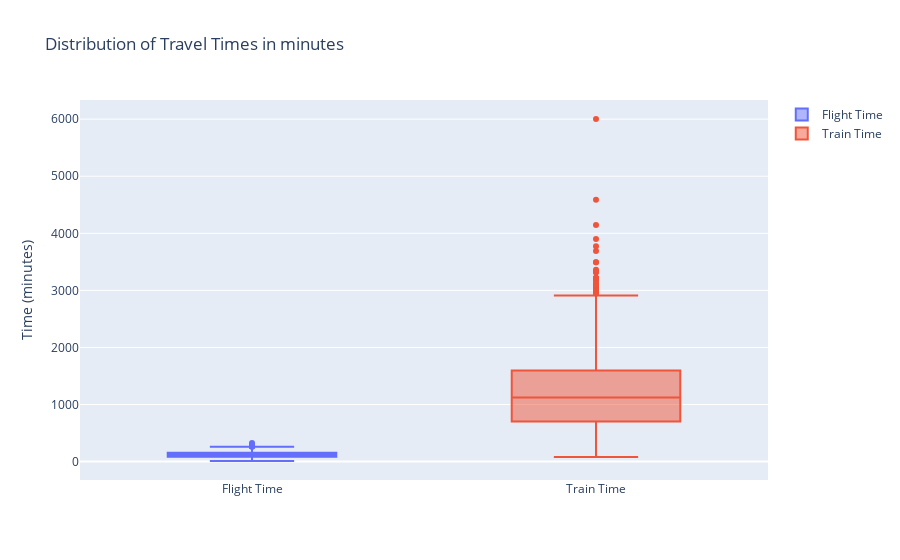

The notebook cell this image was saved under:
### Code cell
box_fig = go.Figure()
box_fig.add_trace(go.Box(y=merged_data['flight_time'], name='Flight Time'))
box_fig.add_trace(go.Box(y=merged_data['train_time'], name='Train Time'))
box_fig.update_layout(title='Distribution of Travel Times in minutes', yaxis_title='Time (minutes)')
box_fig.show()

### Figure 1 — Plotly figure (JSON) as saved in the notebook; plotly's stock layout.template omitted (floating-point values rounded to 4 significant figures; data arrays with more than 128 entries replaced by an {"elided": "..."} marker saying what was removed)
{"data": [{"name": "Flight Time", "type": "box", "y": {"elided": "1122 float values"}}, {"name": "Train Time", "type": "box", "y": {"elided": "1122 float values"}}], "layout": {"title": {"text": "Distribution of Travel Times in minutes"}, "yaxis": {"title": {"text": "Time (minutes)"}}}}
